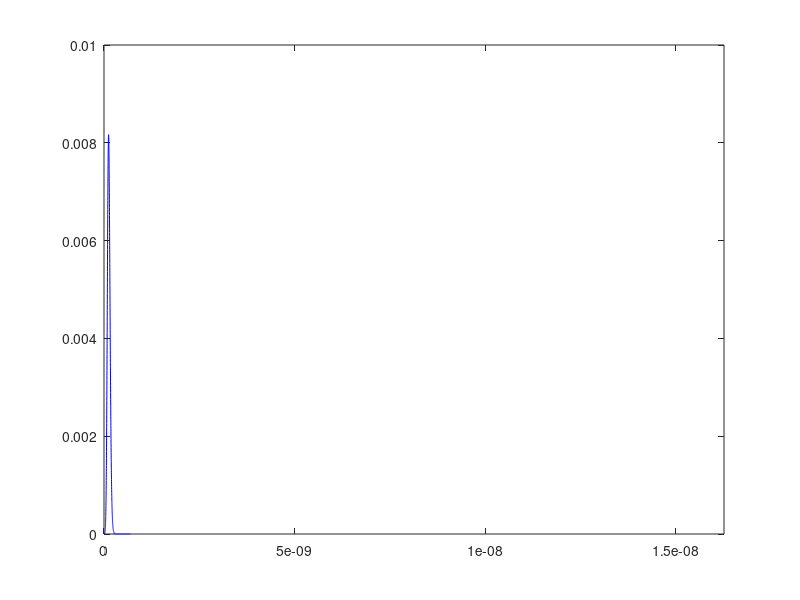

This figure's MATLAB source:
clc
close all
clear all
n  = 1000;

x  = linspace(0e-10,5e-10,n);
xv = linspace(0e-10,7e-10,n)
V  = zeros(n,1);
De = 4.28; %eV
m  = 1.541e-27; %kg
b  = 1e10;
x0 = 1.09e-10; %m
h = (6.582e-16)^2; 
ep = 0.0414;
%dx = 1.419e-29;
dx = 3e-31; 

H = zeros(n,n);
alpha = (h/2*m);
term13 = -alpha*(1 / dx^2);
term2 = alpha*(2 / dx^2);

V = De*(1-exp(-b*(xv-x0))).^2;
% plot(xv,V)
for j = 1:n
    %Ensure the first entry does not result in an error
    if j-1>0
        H(j,j-1) = term13;
    end
    
    %Ensure the last entry does not result in an error
    if j+1< n+1
        H(j,j+1) = term13;
    end
    
    %The second term cannot result in an error
     H(j,j) = term2 + V(j);
    
end
[U,E] = eig(H);
for m = 1:n
    U(:,m) = U(:,m) / norm(U(:,m));
end
   
%Take the complex conjugate in order to plot probability density
P = U.*conj(U);
E(1,1)
plot(xv,P(:,1),'b')
xlim([0e-10,2.7e-10])
% % plot(x,v)
% % hold on
% % plot(x,y*10e7)
% % 
% % xlim([0e-10,9e-10])